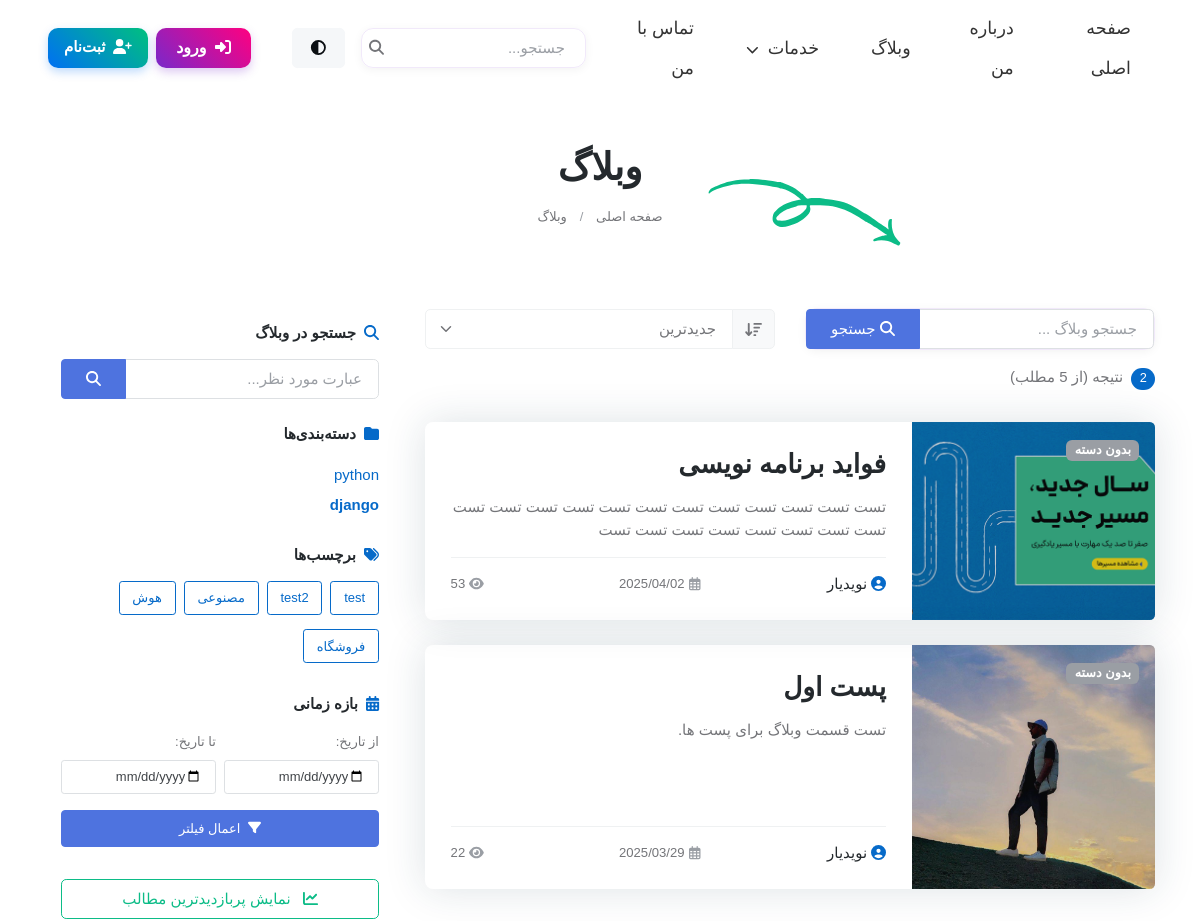
The page /blog/?category=django (upper part) on the database as committed earlier.
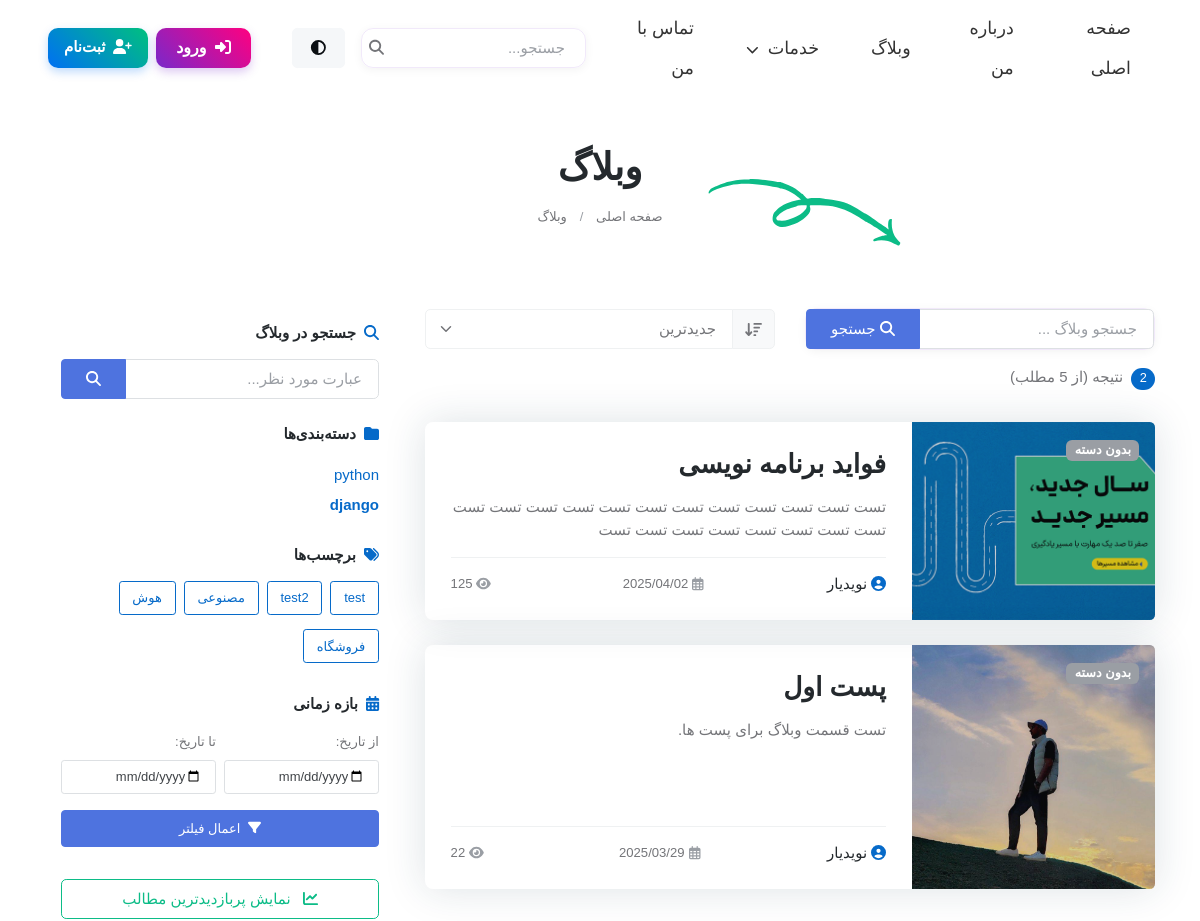
The same page on the database as committed later.
### blog/models.py (models this page shows, shortened)
class Post(models.Model):
    author = models.ForeignKey(User, on_delete=models.SET_NULL, null=True, blank=True)
    title = models.CharField(max_length=200 , unique=True )
    slug = models.SlugField(max_length=255, unique=True, null=True, blank=True)
    content = models.TextField()
    image = models.ImageField(upload_to='blog_images/', default='blog_images/default.jpg')
    category = models.ForeignKey(Category, on_delete=models.CASCADE, null=True, blank=True)
    tags = TaggableManager()
    count_views = models.IntegerField(default=0)
    status = models.BooleanField(default=False)
    publish_at = models.DateTimeField(null=True, blank=True)
    created_at = models.DateTimeField(auto_now_add=True)
    updated_at = models.DateTimeField(auto_now=True)
    login_required = models.BooleanField(default=False)
    class Meta:
        ordering = ['-created_at']

### blog/views.py (the view)
# urls.py: path('', views.blog, name='blog'),
def blog(request):
    category_name = request.GET.get('category')
    tag_name = request.GET.get('tag')
    search_query = request.GET.get('q')
    sort_type = request.GET.get('sort', 'newest')  # مقدار پیش‌فرض: جدیدترین
    all_posts = Post.objects.filter(status=True)
    posts = all_posts
    if category_name:
        posts = posts.filter(category__name=category_name)
    if tag_name:
        posts = posts.filter(tags__name=tag_name)
    if search_query:
        posts = posts.filter(title__icontains=search_query) | posts.filter(content__icontains=search_query)
    if sort_type == 'newest':
        posts = posts.order_by('-created_at')
    elif sort_type == 'oldest':
        posts = posts.order_by('created_at')
    elif sort_type == 'popular':
        posts = posts.order_by('-count_views')
    else:
        posts = posts.order_by('-created_at')  # مرتب‌سازی پیش‌فرض
    categories = Category.objects.all().distinct()
    tags = Tag.objects.all()
    latest_posts = Post.objects.filter(status=True).order_by('-created_at')[:3]
    for post in posts:
        if not post.slug or post.slug == '':
            post.slug = slugify(post.title)
            if not post.slug:
                post.slug = f"post-{post.id}"
            post.save()
        post.is_login_required = post.login_required
        if post.login_required and not request.user.is_authenticated:
            if len(post.content) > 300:
                post.content_preview = post.content[:300] + '...'
            else:
                post.content_preview = post.content
    page = request.GET.get('page', 1)
    posts_per_page = 5  # تعداد پست در هر صفحه
    paginator = Paginator(posts, posts_per_page)
    try:
        paginated_posts = paginator.page(page)
    except PageNotAnInteger:
        paginated_posts = paginator.page(1)
    except EmptyPage:
        paginated_posts = paginator.page(paginator.num_pages)
    return render(request, 'blog/index.html', {
        'posts': paginated_posts,
        'all_posts_count': posts.count(),  # تعداد پست‌های فیلتر شده
        'total_posts_count': all_posts.count(),  # تعداد کل پست‌ها
        'categories': categories,
        'tags': tags,
        'selected_category': category_name,
        'selected_tag': tag_name,
        'search_query': search_query,
        'sort_type': sort_type,
        'latest_posts': latest_posts
    })

### blog/models.py (called while the page is built)
    def get_post_count(self):
        return self.post_set.filter(status=True).count()

### blog/templatetags/blog_filters.py (called while the page is built)
@register.filter
def clean_text_excerpt(value, length=100):
    if not value:
        return ""
    text = force_str(value)
    text = strip_tags(text)
    text = html.unescape(text)
    text = re.sub(r'\s+', ' ', text)
    text = text.strip()
    if len(text) <= length:
        return text
    else:
        return text[:length] + '...'

### templates/blog/index.html (shortened to what the changed rows need)
{% extends 'base.html' %}
{% load static %}
{% load blog_filters %}
{% block content %}
    <main>
<section class="py-3 py-md-5">
	<div class="container">
		<div class="row position-relative">
			<div class="col-lg-10 mx-auto text-center position-relative">
				<h1 class="fs-2">وبلاگ</h1>
			</div>
		</div>
	</div>
</section>
<section class="py-2 py-md-4">
	<div class="container">
		<div class="row">
			<div class="col-lg-8 pt-0">
				<div class="row g-4">
					 {% for post in posts %}
					<div class="col-12">
						<div class="card bg-transparent shadow h-100 transition-hover border-0 hover-translate-y {% if post.is_login_required %}locked-post{% endif %}">
							<div class="row g-0">
								<div class="col-lg-4">
									<div class="overflow-hidden rounded-start h-100">
										<img src="{% if post.image %}{{post.image.url}}{% else %} {% static 'images/blog/default-blog.jpg' %} {% endif %}" class="card-img-start h-100 w-100" alt="{{post.title}}" loading="lazy" style="object-fit: cover;">
										<div class="bg-overlay bg-dark opacity-2"></div>
										<div class="card-img-overlay d-flex align-items-start p-3">
											<div class="category-badges">
												{% for category in post.category.all %}
												<a href="/blog/?category={{category.name}}" class="badge text-bg-danger fw-bold me-1">{{category.name}}</a>
												{% empty %}
												<span class="badge text-bg-secondary fw-bold">بدون دسته</span>
												{% endfor %}
											</div>
										</div>
									</div>
								</div>
								<div class="col-lg-8">
									<div class="card-body p-4 h-100 d-flex flex-column">
										<h4 class="card-title fw-semi-bold mb-3">
											<a class="text-decoration-none stretched-link" href="{% if post.slug %}{% url 'blog:blog_single' post.slug %}{% else %}#{% endif %}">
												{{post.title}}
											</a>
										</h4>
										{% if post.is_login_required and not user.is_authenticated %}
											<p class="text-truncate-3 mb-3">{{ post.content_preview|clean_text_excerpt:100 }}</p>
										{% else %}
											<p class="text-truncate-3 mb-3">{{post.content|clean_text_excerpt:100}}</p>
										{% endif %}
										<div class="d-flex justify-content-between align-items-center border-top pt-3 mt-auto">
											<h6 class="mb-0 fw-normal"><a href="#" class="text-reset"><i class="fas fa-user-circle me-1 text-primary"></i>نویدیار</a>
											</h6>
											<span class="small me-2"><i class="far fa-calendar-alt text-secondary me-1"></i>{{post.created_at|date:"Y/m/d"}}</span>
											<span class="small"><i class="fas fa-eye text-secondary me-1"></i>{{post.count_views}}</span>
										</div>
									</div>
								</div>
							</div>
						</div>
					</div>
					{% endfor %}
				</div>
			</div>
				{% include 'blog/blog-side.html' %}
</section>
    </main>
</body>
</html>
{% endblock %}

Rows that differ between the two databases and show on the page:
changed Post "فواید برنامه نویسی": count_views "53" → "125"
